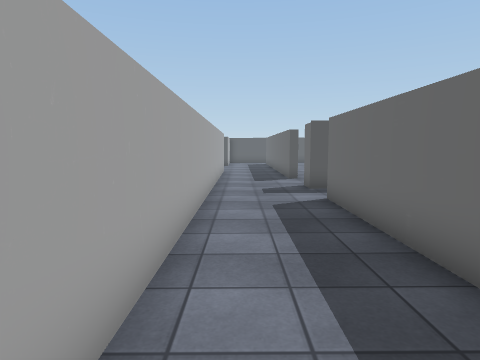
view 1 (above)

16 first-person views from a walk through a 3-D level made in the Unity game engine. The camera is 1.4 m above the floor, tilts 6° down and sees 75° across. The floor is counted in squares, 1 m on a side. Each view is taken from the middle of a square. On the plan, view 1 faces up. The plan holds only what a view shows up to about 14 squares ahead; the rest is blank. The player is left out. Some surface patterns are stand-ins.

view 2
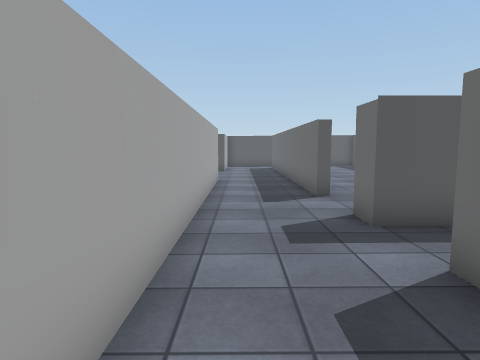

view 3
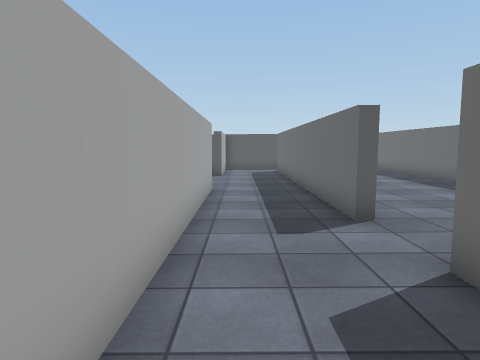

view 4
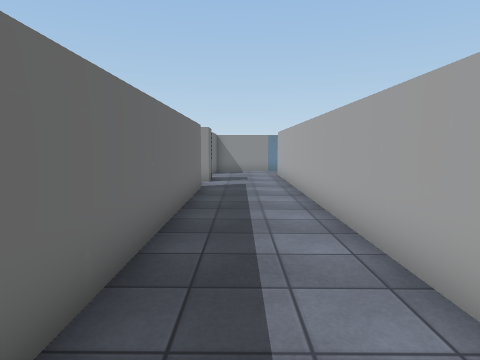

view 5
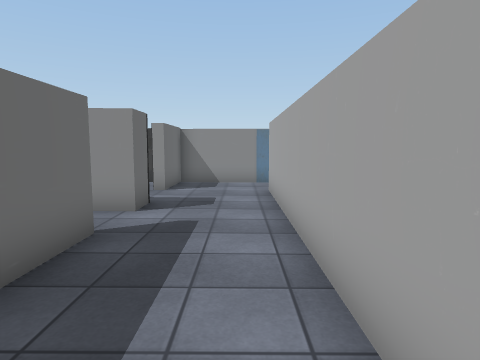

view 6
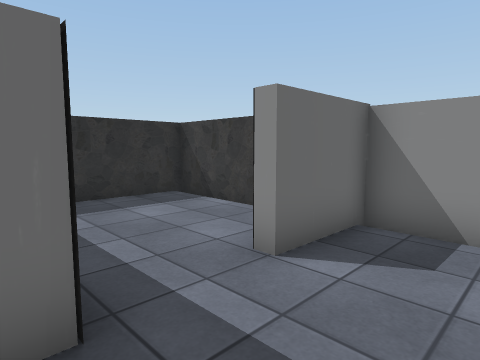

view 7
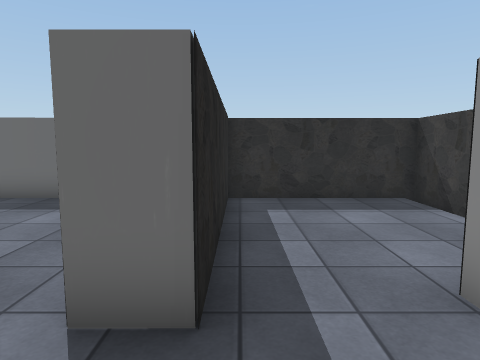

view 8
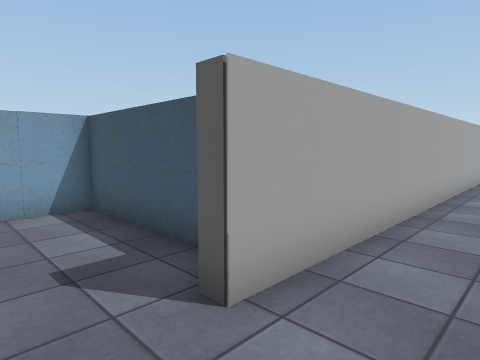

view 9
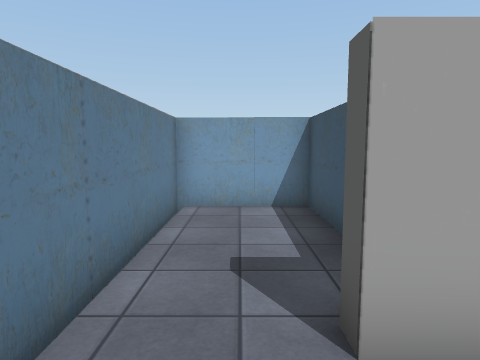

view 10
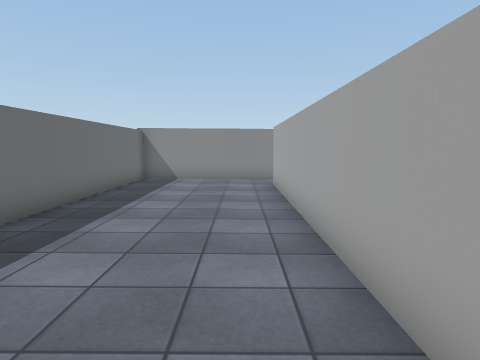

view 11
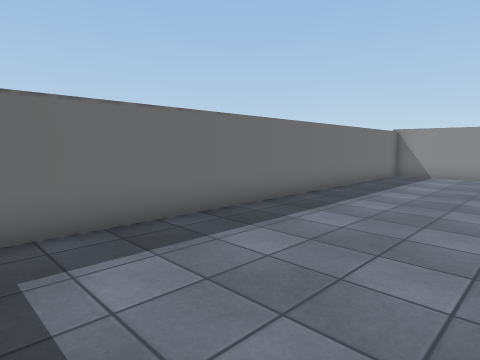

view 12
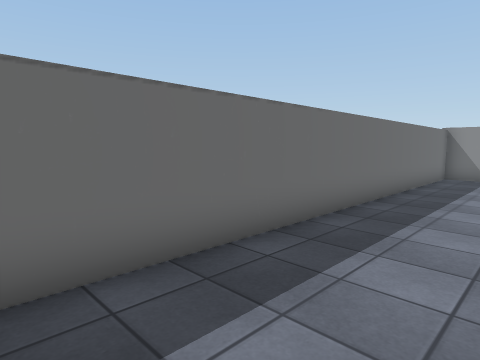

view 13
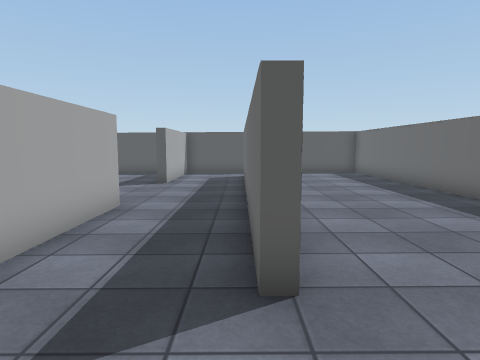

view 14
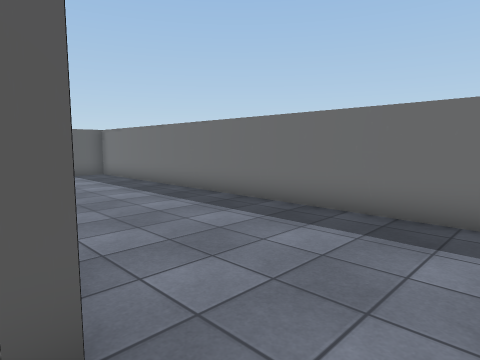

view 15
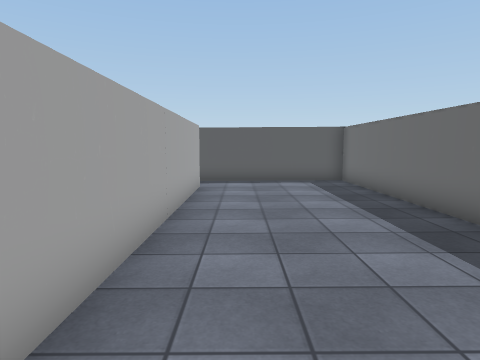

view 16
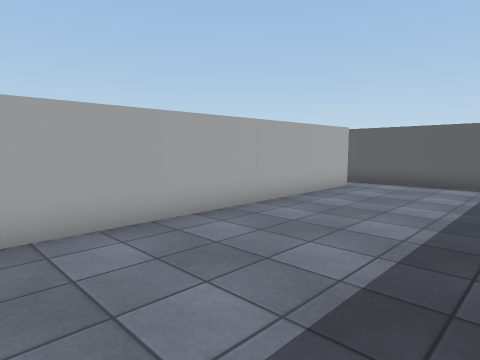

### Floor plan
Key: @ floor where view 1 was taken; # wall or solid block; . floor; / step, stairs or slope.
Columns run from 7 left of view 1 to 9 right of it. Each row starts with its distance up from view 1.
 28          ########
 27          ....../#
 26          #...../#
 25     ..#..#...../#
 24     ..#..#...../#
 23     .....#...../#
 22      ....#...../#
 21      ....#...../#
 20       ...#...../#
 19       ...#...../#
 18       #..#...../#
 17       #..#...../#
 16       #..#...../#
 15       #..#...../#
 14       #..#......#
 13       #.........#
 12       #.......
 11       #...##
 10       #.........#
  9       #.........#
  8       #..#......#
  7       #..#......#
  6       #..#......#
  5       #..#......#
  4       #..#......#
  3       #..#......#
  2       #..#......#
  1       #..#......#
  0       #@.#......#
 -1       #..#......#
 -2       #..#......#
 -3       #..#......#
 -4       #.........#
 -5       #.........#
 -6       #...#######
 -7       #........#
 -8 #######........#
 -9 #.....#........#
-10 #.........#....#
-11 #.........#....#
-12 ################

Where each view was taken, in squares from view 1:
view 1: 0 up, 0 right, facing up
view 2: 5 up, 0 right, facing up
view 3: 8 up, 0 right, facing up
view 4: 7 up, 1 right, facing down
view 5: 1 up, 0 right, facing down
view 6: 6 down, 0 right, facing down-right
view 7: 7 down, 0 right, facing right
view 8: 11 down, 1 right, facing up-left
view 9: 10 down, 1 right, facing left
view 10: 8 up, 4 right, facing down
view 11: 10 up, 3 right, facing down-right
view 12: 10 up, 5 right, facing down-right
view 13: 11 up, 2 right, facing up
view 14: 12 up, 2 right, facing up-right
view 15: 15 up, 4 right, facing up
view 16: 15 up, 8 right, facing up-left
